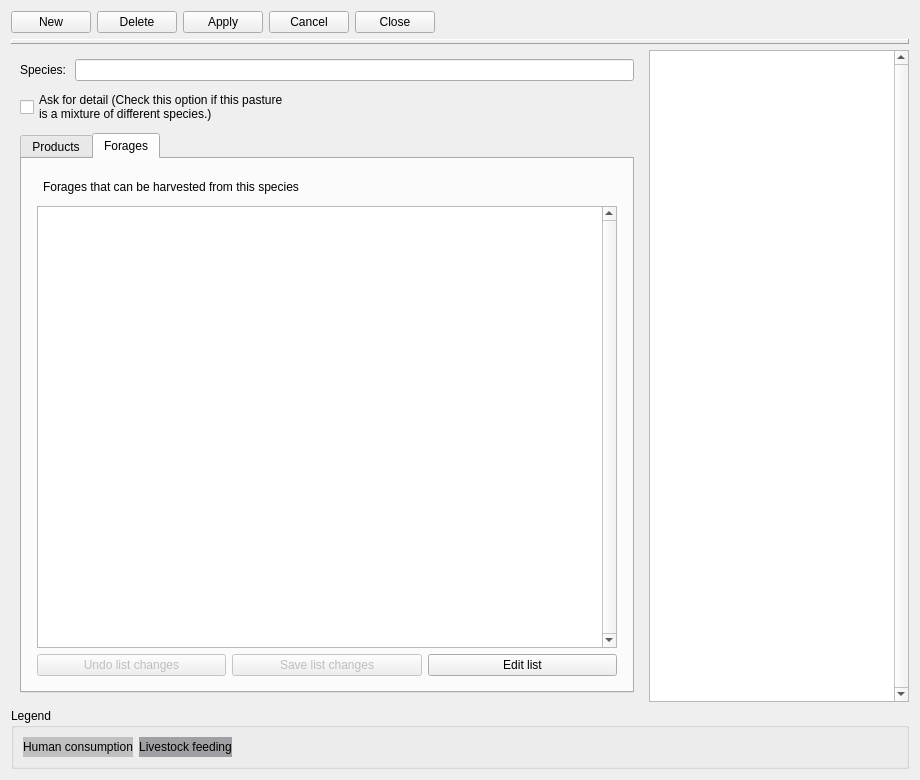
<?xml version="1.0" encoding="UTF-8"?>
<ui version="4.0">
 <class>pastures</class>
 <widget class="impgenmaint" name="pastures">
  <property name="geometry">
   <rect>
    <x>0</x>
    <y>0</y>
    <width>920</width>
    <height>780</height>
   </rect>
  </property>
  <property name="toolTip">
   <string/>
  </property>
  <property name="TableName">
   <string>pastures</string>
  </property>
  <property name="KeyField">
   <string>CROP_COD</string>
  </property>
  <property name="DisplayColumn">
   <string>CROP_DES</string>
  </property>
  <property name="DisplayColumnDescription">
   <string>Pasture species</string>
  </property>
  <layout class="QVBoxLayout" name="verticalLayout_4">
   <item>
    <layout class="QHBoxLayout" name="horizontalLayout">
     <item>
      <widget class="QPushButton" name="BitBtn3">
       <property name="enabled">
        <bool>true</bool>
       </property>
       <property name="toolTip">
        <string/>
       </property>
       <property name="text">
        <string>New</string>
       </property>
       <property name="icon">
        <iconset resource="../images/images.qrc">
         <normaloff>:/images/new3.png</normaloff>:/images/new3.png</iconset>
       </property>
       <property name="flat">
        <bool>false</bool>
       </property>
      </widget>
     </item>
     <item>
      <widget class="QPushButton" name="BitBtn4">
       <property name="enabled">
        <bool>true</bool>
       </property>
       <property name="toolTip">
        <string/>
       </property>
       <property name="text">
        <string>Delete</string>
       </property>
       <property name="icon">
        <iconset resource="../images/images.qrc">
         <normaloff>:/images/delete3.png</normaloff>:/images/delete3.png</iconset>
       </property>
       <property name="flat">
        <bool>false</bool>
       </property>
      </widget>
     </item>
     <item>
      <widget class="QPushButton" name="BitBtn1">
       <property name="enabled">
        <bool>true</bool>
       </property>
       <property name="toolTip">
        <string/>
       </property>
       <property name="text">
        <string>Apply</string>
       </property>
       <property name="icon">
        <iconset resource="../images/images.qrc">
         <normaloff>:/images2/new/apply.png</normaloff>:/images2/new/apply.png</iconset>
       </property>
       <property name="flat">
        <bool>false</bool>
       </property>
      </widget>
     </item>
     <item>
      <widget class="QPushButton" name="BitBtn2">
       <property name="enabled">
        <bool>true</bool>
       </property>
       <property name="toolTip">
        <string/>
       </property>
       <property name="text">
        <string>Cancel</string>
       </property>
       <property name="icon">
        <iconset resource="../images/images.qrc">
         <normaloff>:/images2/new/cancel.png</normaloff>:/images2/new/cancel.png</iconset>
       </property>
       <property name="flat">
        <bool>false</bool>
       </property>
      </widget>
     </item>
     <item>
      <widget class="QPushButton" name="BitBtn11">
       <property name="enabled">
        <bool>true</bool>
       </property>
       <property name="toolTip">
        <string/>
       </property>
       <property name="text">
        <string>Close</string>
       </property>
       <property name="icon">
        <iconset resource="../images/images.qrc">
         <normaloff>:/images2/new/closeform.png</normaloff>:/images2/new/closeform.png</iconset>
       </property>
       <property name="flat">
        <bool>false</bool>
       </property>
      </widget>
     </item>
     <item>
      <spacer name="horizontalSpacer">
       <property name="orientation">
        <enum>Qt::Horizontal</enum>
       </property>
       <property name="sizeHint" stdset="0">
        <size>
         <width>40</width>
         <height>20</height>
        </size>
       </property>
      </spacer>
     </item>
    </layout>
   </item>
   <item>
    <widget class="QLabel" name="Panel2">
     <property name="enabled">
      <bool>true</bool>
     </property>
     <property name="minimumSize">
      <size>
       <width>0</width>
       <height>5</height>
      </size>
     </property>
     <property name="maximumSize">
      <size>
       <width>16777215</width>
       <height>5</height>
      </size>
     </property>
     <property name="toolTip">
      <string/>
     </property>
     <property name="layoutDirection">
      <enum>Qt::LeftToRight</enum>
     </property>
     <property name="frameShape">
      <enum>QFrame::Panel</enum>
     </property>
     <property name="frameShadow">
      <enum>QFrame::Raised</enum>
     </property>
     <property name="text">
      <string/>
     </property>
     <property name="alignment">
      <set>Qt::AlignCenter</set>
     </property>
    </widget>
   </item>
   <item>
    <layout class="QHBoxLayout" name="horizontalLayout_8">
     <item>
      <layout class="QVBoxLayout" name="verticalLayout_3">
       <property name="spacing">
        <number>9</number>
       </property>
       <property name="margin">
        <number>9</number>
       </property>
       <item>
        <layout class="QHBoxLayout" name="horizontalLayout_7">
         <item>
          <widget class="QLabel" name="Label2">
           <property name="enabled">
            <bool>true</bool>
           </property>
           <property name="toolTip">
            <string/>
           </property>
           <property name="text">
            <string>Species:</string>
           </property>
          </widget>
         </item>
         <item>
          <widget class="IMPEdit" name="Edit1">
           <property name="enabled">
            <bool>true</bool>
           </property>
           <property name="toolTip">
            <string/>
           </property>
           <property name="text">
            <string/>
           </property>
           <property name="TableName">
            <string>pastures</string>
           </property>
           <property name="FieldName">
            <string>CROP_DES</string>
           </property>
          </widget>
         </item>
        </layout>
       </item>
       <item>
        <widget class="IMPCheckBox" name="CheckBox1">
         <property name="toolTip">
          <string/>
         </property>
         <property name="text">
          <string>Ask for detail (Check this option if this pasture 
is a mixture of different species.)</string>
         </property>
         <property name="checked">
          <bool>false</bool>
         </property>
         <property name="TableName">
          <string>pastures</string>
         </property>
         <property name="FieldName">
          <string>detail</string>
         </property>
         <property name="CheckedValue" stdset="0">
          <string>Y</string>
         </property>
         <property name="UnCheckedValue">
          <string>N</string>
         </property>
        </widget>
       </item>
       <item>
        <widget class="QTabWidget" name="tabWidget">
         <property name="currentIndex">
          <number>1</number>
         </property>
         <widget class="QWidget" name="tab">
          <attribute name="title">
           <string>Products</string>
          </attribute>
          <layout class="QVBoxLayout" name="verticalLayout_5">
           <item>
            <layout class="QVBoxLayout" name="verticalLayout">
             <property name="margin">
              <number>6</number>
             </property>
             <item>
              <layout class="QHBoxLayout" name="horizontalLayout_2">
               <property name="margin">
                <number>6</number>
               </property>
               <item>
                <widget class="QLabel" name="Label4">
                 <property name="enabled">
                  <bool>true</bool>
                 </property>
                 <property name="toolTip">
                  <string/>
                 </property>
                 <property name="text">
                  <string>Products that can be harvested from this species</string>
                 </property>
                </widget>
               </item>
              </layout>
             </item>
             <item>
              <widget class="QTableView" name="ListView3">
               <property name="enabled">
                <bool>true</bool>
               </property>
               <property name="toolTip">
                <string/>
               </property>
               <property name="verticalScrollBarPolicy">
                <enum>Qt::ScrollBarAlwaysOn</enum>
               </property>
              </widget>
             </item>
             <item>
              <layout class="QHBoxLayout" name="horizontalLayout_4">
               <item>
                <widget class="QPushButton" name="BitBtn9">
                 <property name="enabled">
                  <bool>false</bool>
                 </property>
                 <property name="toolTip">
                  <string/>
                 </property>
                 <property name="text">
                  <string>Undo list changes</string>
                 </property>
                 <property name="icon">
                  <iconset resource="../images/images.qrc">
                   <normaloff>:/images/restore4.png</normaloff>:/images/restore4.png</iconset>
                 </property>
                 <property name="flat">
                  <bool>false</bool>
                 </property>
                </widget>
               </item>
               <item>
                <widget class="QPushButton" name="BitBtn7">
                 <property name="enabled">
                  <bool>false</bool>
                 </property>
                 <property name="toolTip">
                  <string/>
                 </property>
                 <property name="text">
                  <string>Save list changes</string>
                 </property>
                 <property name="icon">
                  <iconset resource="../images/images.qrc">
                   <normaloff>:/images/save3.png</normaloff>:/images/save3.png</iconset>
                 </property>
                 <property name="flat">
                  <bool>false</bool>
                 </property>
                </widget>
               </item>
               <item>
                <widget class="QPushButton" name="BitBtn6">
                 <property name="enabled">
                  <bool>true</bool>
                 </property>
                 <property name="toolTip">
                  <string/>
                 </property>
                 <property name="text">
                  <string>Edit list</string>
                 </property>
                 <property name="icon">
                  <iconset resource="../images/images.qrc">
                   <normaloff>:/images/modify2.png</normaloff>:/images/modify2.png</iconset>
                 </property>
                 <property name="flat">
                  <bool>false</bool>
                 </property>
                </widget>
               </item>
              </layout>
             </item>
            </layout>
           </item>
          </layout>
         </widget>
         <widget class="QWidget" name="tab_2">
          <attribute name="title">
           <string>Forages</string>
          </attribute>
          <layout class="QVBoxLayout" name="verticalLayout_6">
           <item>
            <layout class="QVBoxLayout" name="verticalLayout_2">
             <property name="margin">
              <number>6</number>
             </property>
             <item>
              <layout class="QHBoxLayout" name="horizontalLayout_5">
               <property name="margin">
                <number>6</number>
               </property>
               <item>
                <widget class="QLabel" name="Label3">
                 <property name="enabled">
                  <bool>true</bool>
                 </property>
                 <property name="toolTip">
                  <string/>
                 </property>
                 <property name="text">
                  <string>Forages that can be harvested from this species</string>
                 </property>
                </widget>
               </item>
              </layout>
             </item>
             <item>
              <widget class="QTableView" name="ListView2">
               <property name="enabled">
                <bool>true</bool>
               </property>
               <property name="toolTip">
                <string/>
               </property>
               <property name="verticalScrollBarPolicy">
                <enum>Qt::ScrollBarAlwaysOn</enum>
               </property>
              </widget>
             </item>
             <item>
              <layout class="QHBoxLayout" name="horizontalLayout_6">
               <item>
                <widget class="QPushButton" name="BitBtn10">
                 <property name="enabled">
                  <bool>false</bool>
                 </property>
                 <property name="toolTip">
                  <string/>
                 </property>
                 <property name="text">
                  <string>Undo list changes</string>
                 </property>
                 <property name="icon">
                  <iconset resource="../images/images.qrc">
                   <normaloff>:/images/restore4.png</normaloff>:/images/restore4.png</iconset>
                 </property>
                 <property name="flat">
                  <bool>false</bool>
                 </property>
                </widget>
               </item>
               <item>
                <widget class="QPushButton" name="BitBtn8">
                 <property name="enabled">
                  <bool>false</bool>
                 </property>
                 <property name="toolTip">
                  <string/>
                 </property>
                 <property name="text">
                  <string>Save list changes</string>
                 </property>
                 <property name="icon">
                  <iconset resource="../images/images.qrc">
                   <normaloff>:/images/save3.png</normaloff>:/images/save3.png</iconset>
                 </property>
                 <property name="flat">
                  <bool>false</bool>
                 </property>
                </widget>
               </item>
               <item>
                <widget class="QPushButton" name="BitBtn5">
                 <property name="enabled">
                  <bool>true</bool>
                 </property>
                 <property name="toolTip">
                  <string/>
                 </property>
                 <property name="text">
                  <string>Edit list</string>
                 </property>
                 <property name="icon">
                  <iconset resource="../images/images.qrc">
                   <normaloff>:/images/modify2.png</normaloff>:/images/modify2.png</iconset>
                 </property>
                 <property name="flat">
                  <bool>false</bool>
                 </property>
                </widget>
               </item>
              </layout>
             </item>
            </layout>
           </item>
          </layout>
         </widget>
        </widget>
       </item>
      </layout>
     </item>
     <item>
      <widget class="QTableView" name="ListView1">
       <property name="enabled">
        <bool>true</bool>
       </property>
       <property name="minimumSize">
        <size>
         <width>260</width>
         <height>0</height>
        </size>
       </property>
       <property name="maximumSize">
        <size>
         <width>260</width>
         <height>16777215</height>
        </size>
       </property>
       <property name="toolTip">
        <string/>
       </property>
       <property name="verticalScrollBarPolicy">
        <enum>Qt::ScrollBarAlwaysOn</enum>
       </property>
      </widget>
     </item>
    </layout>
   </item>
   <item>
    <widget class="QGroupBox" name="GroupBox1">
     <property name="toolTip">
      <string/>
     </property>
     <property name="title">
      <string>Legend</string>
     </property>
     <layout class="QHBoxLayout" name="horizontalLayout_9">
      <item>
       <widget class="QLabel" name="Panel5">
        <property name="enabled">
         <bool>true</bool>
        </property>
        <property name="palette">
         <palette>
          <active>
           <colorrole role="Base">
            <brush brushstyle="SolidPattern">
             <color alpha="255">
              <red>255</red>
              <green>255</green>
              <blue>255</blue>
             </color>
            </brush>
           </colorrole>
           <colorrole role="Window">
            <brush brushstyle="SolidPattern">
             <color alpha="255">
              <red>192</red>
              <green>192</green>
              <blue>192</blue>
             </color>
            </brush>
           </colorrole>
          </active>
          <inactive>
           <colorrole role="Base">
            <brush brushstyle="SolidPattern">
             <color alpha="255">
              <red>255</red>
              <green>255</green>
              <blue>255</blue>
             </color>
            </brush>
           </colorrole>
           <colorrole role="Window">
            <brush brushstyle="SolidPattern">
             <color alpha="255">
              <red>192</red>
              <green>192</green>
              <blue>192</blue>
             </color>
            </brush>
           </colorrole>
          </inactive>
          <disabled>
           <colorrole role="Base">
            <brush brushstyle="SolidPattern">
             <color alpha="255">
              <red>192</red>
              <green>192</green>
              <blue>192</blue>
             </color>
            </brush>
           </colorrole>
           <colorrole role="Window">
            <brush brushstyle="SolidPattern">
             <color alpha="255">
              <red>192</red>
              <green>192</green>
              <blue>192</blue>
             </color>
            </brush>
           </colorrole>
          </disabled>
         </palette>
        </property>
        <property name="toolTip">
         <string/>
        </property>
        <property name="layoutDirection">
         <enum>Qt::LeftToRight</enum>
        </property>
        <property name="autoFillBackground">
         <bool>true</bool>
        </property>
        <property name="frameShape">
         <enum>QFrame::NoFrame</enum>
        </property>
        <property name="text">
         <string>Human consumption</string>
        </property>
        <property name="alignment">
         <set>Qt::AlignCenter</set>
        </property>
       </widget>
      </item>
      <item>
       <widget class="QLabel" name="Panel6">
        <property name="enabled">
         <bool>true</bool>
        </property>
        <property name="palette">
         <palette>
          <active>
           <colorrole role="Base">
            <brush brushstyle="SolidPattern">
             <color alpha="255">
              <red>255</red>
              <green>255</green>
              <blue>255</blue>
             </color>
            </brush>
           </colorrole>
           <colorrole role="Window">
            <brush brushstyle="SolidPattern">
             <color alpha="255">
              <red>160</red>
              <green>160</green>
              <blue>164</blue>
             </color>
            </brush>
           </colorrole>
          </active>
          <inactive>
           <colorrole role="Base">
            <brush brushstyle="SolidPattern">
             <color alpha="255">
              <red>255</red>
              <green>255</green>
              <blue>255</blue>
             </color>
            </brush>
           </colorrole>
           <colorrole role="Window">
            <brush brushstyle="SolidPattern">
             <color alpha="255">
              <red>160</red>
              <green>160</green>
              <blue>164</blue>
             </color>
            </brush>
           </colorrole>
          </inactive>
          <disabled>
           <colorrole role="Base">
            <brush brushstyle="SolidPattern">
             <color alpha="255">
              <red>160</red>
              <green>160</green>
              <blue>164</blue>
             </color>
            </brush>
           </colorrole>
           <colorrole role="Window">
            <brush brushstyle="SolidPattern">
             <color alpha="255">
              <red>160</red>
              <green>160</green>
              <blue>164</blue>
             </color>
            </brush>
           </colorrole>
          </disabled>
         </palette>
        </property>
        <property name="toolTip">
         <string/>
        </property>
        <property name="layoutDirection">
         <enum>Qt::LeftToRight</enum>
        </property>
        <property name="autoFillBackground">
         <bool>true</bool>
        </property>
        <property name="frameShape">
         <enum>QFrame::NoFrame</enum>
        </property>
        <property name="text">
         <string>Livestock feeding</string>
        </property>
        <property name="alignment">
         <set>Qt::AlignCenter</set>
        </property>
       </widget>
      </item>
      <item>
       <spacer name="horizontalSpacer_4">
        <property name="orientation">
         <enum>Qt::Horizontal</enum>
        </property>
        <property name="sizeHint" stdset="0">
         <size>
          <width>40</width>
          <height>20</height>
         </size>
        </property>
       </spacer>
      </item>
     </layout>
    </widget>
   </item>
  </layout>
  <action name="Undochangesincurrentitem1">
   <property name="text">
    <string>Undo changes in current item</string>
   </property>
  </action>
  <addaction name="Undochangesincurrentitem1"/>
 </widget>
 <customwidgets>
  <customwidget>
   <class>IMPEdit</class>
   <extends>QLineEdit</extends>
   <header>impedit.h</header>
  </customwidget>
  <customwidget>
   <class>IMPCheckBox</class>
   <extends>QCheckBox</extends>
   <header>impcheckbox.h</header>
  </customwidget>
  <customwidget>
   <class>impgenmaint</class>
   <extends>QWidget</extends>
   <header>impgenmaint.h</header>
   <container>1</container>
  </customwidget>
 </customwidgets>
 <resources>
  <include location="../images/images.qrc"/>
 </resources>
 <connections/>
</ui>
